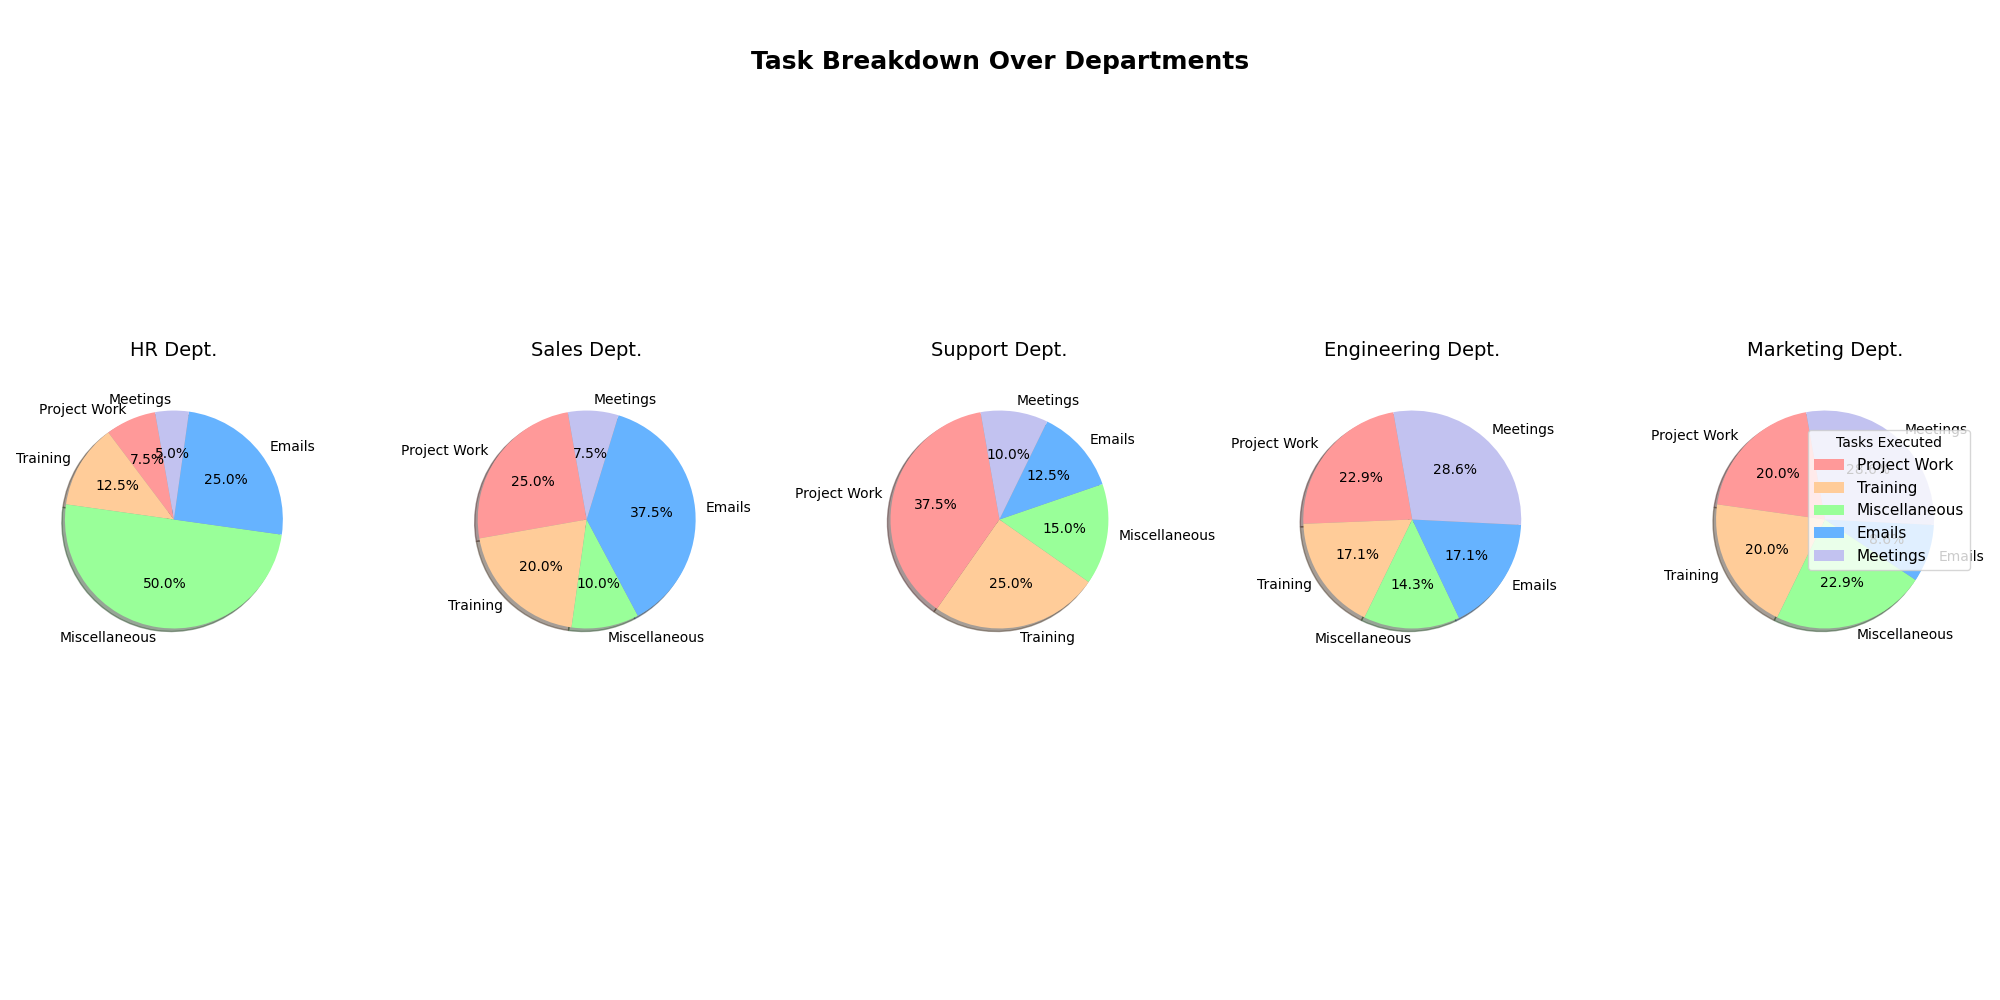

Python code for this plot:
import matplotlib.pyplot as plt
import numpy as np

# Departments and tasks with altered names
departments = ['HR', 'Sales', 'Support', 'Engineering', 'Marketing']
tasks = ['Project Work', 'Training', 'Miscellaneous', 'Emails', 'Meetings']

# Unchanged task data maintaining the original structure
task_data = np.array([
    [3, 5, 20, 10, 2],
    [10, 8, 4, 15, 3],
    [15, 10, 6, 5, 4],
    [8, 6, 5, 6, 10],
    [7, 7, 8, 3, 10]
])

colors = ['#FF9999', '#FFCC99', '#99FF99', '#66B3FF', '#C2C2F0']

fig, axes = plt.subplots(1, len(departments), figsize=(20, 10), subplot_kw=dict(aspect="equal"))

for ax, department, task_distribution in zip(axes, departments, task_data):
    wedges, texts, autotexts = ax.pie(task_distribution,
                                      labels=tasks,
                                      colors=colors,
                                      startangle=100,
                                      autopct='%1.1f%%',
                                      shadow=True)
    
    for autotext in autotexts:
        autotext.set_color('black')
        autotext.set_fontsize(10)
    
    # Altered department titles
    ax.set_title(f"{department} Dept.", fontsize=14, pad=20)

# Altered overall chart title
plt.suptitle("Task Breakdown Over Departments", 
             fontsize=18, fontweight='bold', y=0.95)

# Altered legend title
fig.legend(wedges, tasks, title="Tasks Executed", loc='center left', bbox_to_anchor=(0.9, 0.5), fontsize=11, ncol=1)

plt.grid(False)
plt.tight_layout(rect=[0, 0.05, 1, 0.95])

plt.show()
